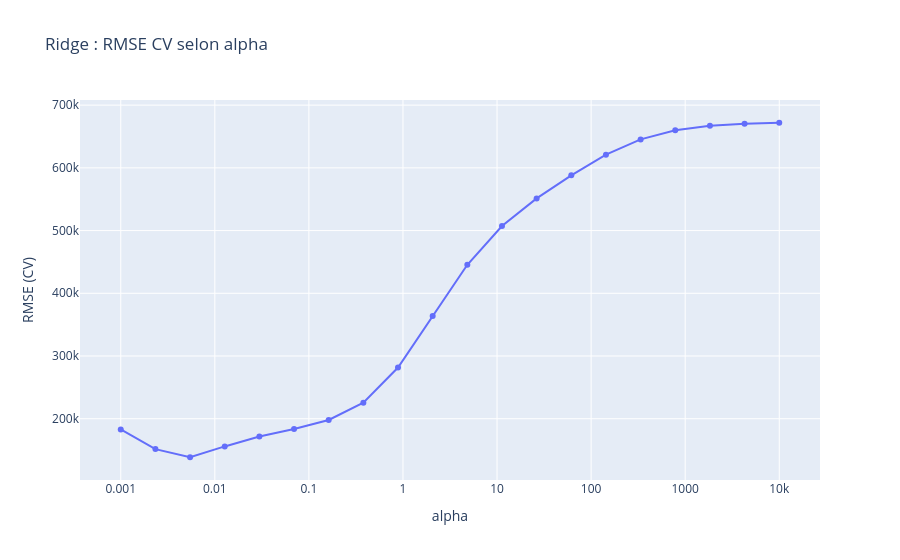

Notebook cell for this chart:
### Code cell
res = pd.DataFrame(gs_ridge.cv_results_)
res["rmse_cv"] = -res["mean_test_score"]

fig = px.line(
    res,
    x="param_reg__alpha",
    y="rmse_cv",
    markers=True,
    title="Ridge : RMSE CV selon alpha",
    labels={"param_reg__alpha":"alpha", "rmse_cv":"RMSE (CV)"}
)
fig.update_xaxes(type="log")
fig.show()

### Figure 1 — Plotly figure (JSON) as saved in the notebook; plotly's stock layout.template omitted (floating-point values rounded to 4 significant figures)
{"data": [{"hovertemplate": "alpha=%{x}<br>RMSE (CV)=%{y}<extra></extra>", "legendgroup": "", "line": {"color": "#636efa", "dash": "solid"}, "marker": {"symbol": "circle"}, "mode": "lines+markers", "name": "", "orientation": "v", "showlegend": false, "type": "scatter", "x": [0.001, 0.002336, 0.005456, 0.01274, 0.02976, 0.06952, 0.1624, 0.3793, 0.8859, 2.069, 4.833, 11.29, 26.37, 61.58, 143.8, 336.0, 784.8, 1833.0, 4281.0, 10000], "xaxis": "x", "y": [182900.0, 151600.0, 138600.0, 155800.0, 171600.0, 183500.0, 198000.0, 225600.0, 281600.0, 363900.0, 445500.0, 507300.0, 551300.0, 588100.0, 621000.0, 645400.0, 659800.0, 667100.0, 670400.0, 671900.0], "yaxis": "y"}], "layout": {"legend": {"tracegroupgap": 0}, "title": {"text": "Ridge : RMSE CV selon alpha"}, "xaxis": {"anchor": "y", "domain": [0, 1], "title": {"text": "alpha"}, "type": "log"}, "yaxis": {"anchor": "x", "domain": [0, 1], "title": {"text": "RMSE (CV)"}}}}
